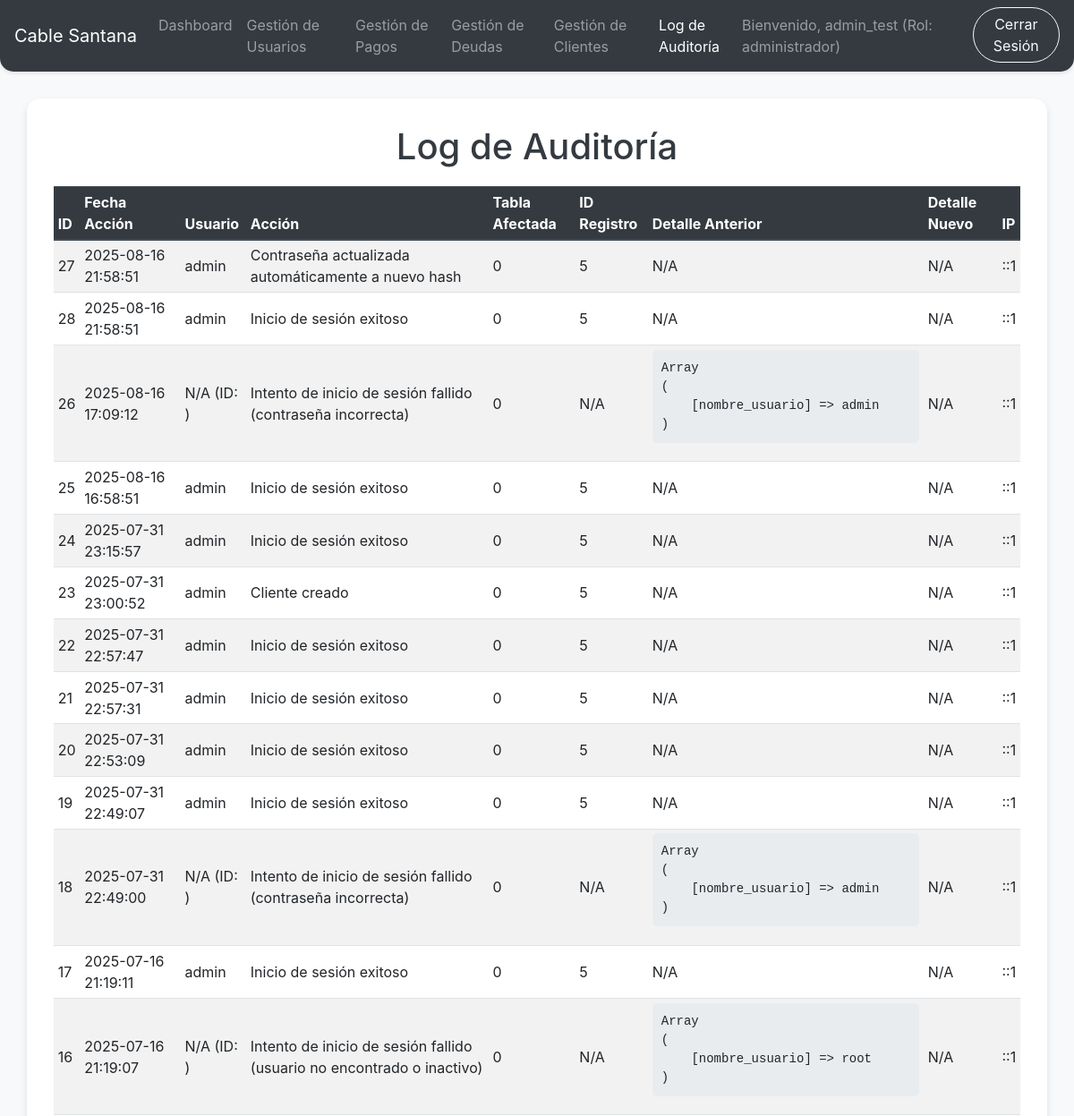
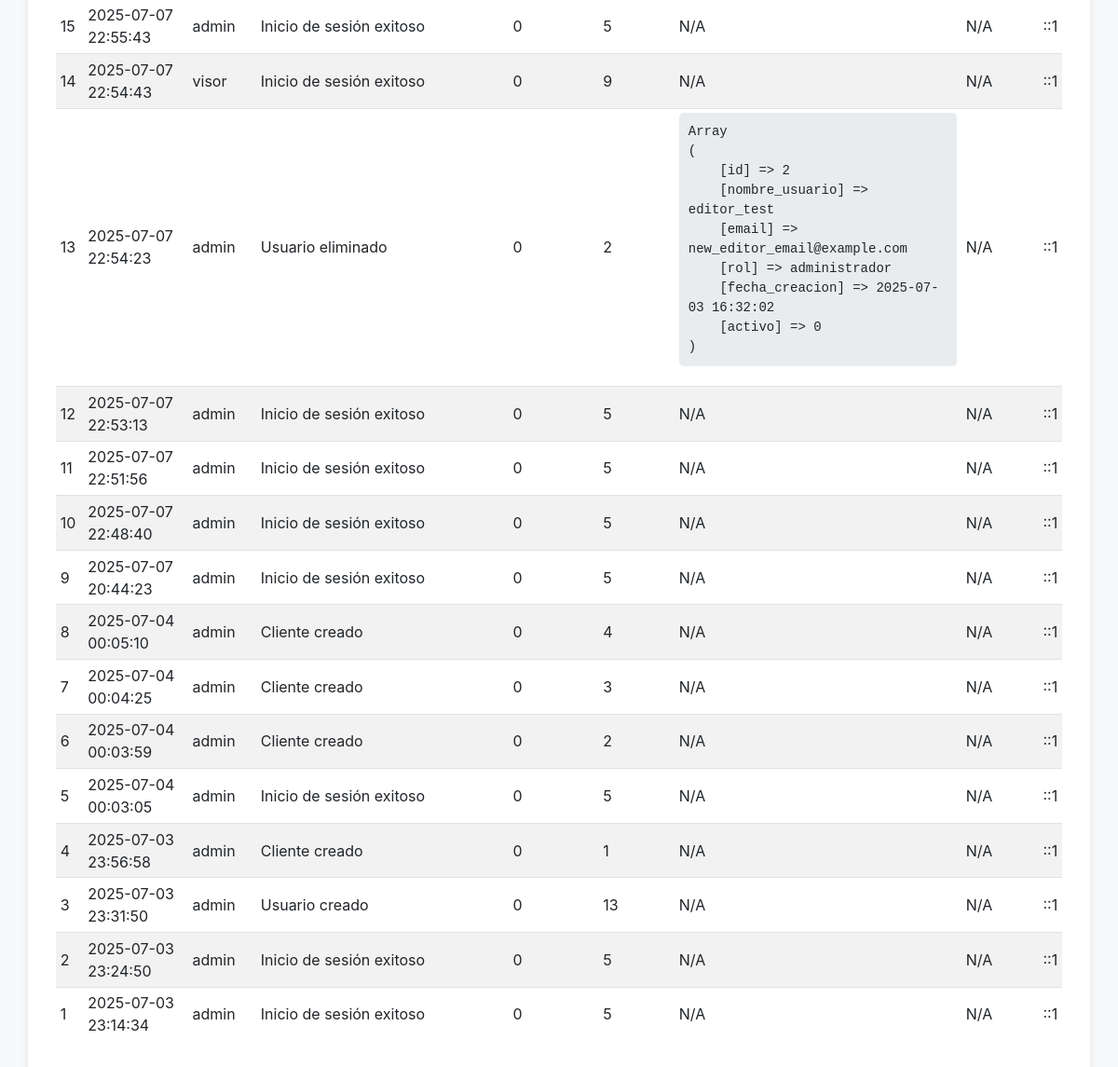
The app's page /audit_ui.php (signed in) with its own data (2 pictures, top to bottom).
### tables this page shows
CREATE TABLE `auditoria` (
  `id` int(11) NOT NULL,
  `usuario_id` int(11) DEFAULT NULL,
  `accion` varchar(255) NOT NULL,
  `tabla_afectada` varchar(100) DEFAULT NULL,
  `registro_afectado_id` int(11) DEFAULT NULL,
  `detalle_anterior` text DEFAULT NULL,
  `detalle_nuevo` text DEFAULT NULL,
  `direccion_ip` varchar(45) DEFAULT NULL,
  `fecha_accion` timestamp NOT NULL DEFAULT current_timestamp()
);

CREATE TABLE `usuario` (
  `id` int(11) NOT NULL,
  `nombre_usuario` varchar(50) NOT NULL,
  `contrasena` varchar(255) NOT NULL,
  `email` varchar(100) DEFAULT NULL,
  `rol` enum('administrador','editor','visor','cliente') NOT NULL,
  `fecha_creacion` timestamp NOT NULL DEFAULT current_timestamp(),
  `activo` tinyint(1) DEFAULT 1
);

### audit_model.php (called while the page is built, shortened)
<?php
function getAllAuditLogs() {
    $conn = connectDB();
    $sql = "SELECT a.*, u.nombre_usuario FROM auditoria a LEFT JOIN usuario u ON a.usuario_id = u.id ORDER BY a.fecha_accion DESC";
    $result = $conn->query($sql);
    $logs = [];
    if ($result->num_rows > 0) {
        while ($row = $result->fetch_assoc()) {
            $logs[] = $row;
        }
    }
    return $logs;
}
?>

### audit_ui.php (the view, shortened to what this page needs)
<?php
require_once 'audit_model.php';
$audit_logs = getAllAuditLogs();
?>
<!DOCTYPE html>
<html lang="es">
<head>
    <link rel="stylesheet" href="https://stackpath.bootstrapcdn.com/bootstrap/4.5.2/css/bootstrap.min.css">
    <link rel="stylesheet" href="https://cdnjs.cloudflare.com/ajax/libs/font-awesome/5.15.1/css/all.min.css">
</head>
<body>
    <nav class="navbar navbar-expand-lg navbar-dark bg-dark">
        <a class="navbar-brand" href="dashboard.php">Cable Santana</a>
        <div class="collapse navbar-collapse" id="navbarNav">
            <ul class="navbar-nav mr-auto">
                <li class="nav-item">
                    <a class="nav-link" href="dashboard.php">Dashboard</a>
                </li>
                <li class="nav-item">
                    <a class="nav-link" href="users_ui.php">Gestión de Usuarios</a>
                </li>
                <li class="nav-item">
                    <a class="nav-link" href="payments_ui.php">Gestión de Pagos</a>
                </li>
                <li class="nav-item">
                    <a class="nav-link" href="debts_ui.php">Gestión de Deudas</a>
                </li>
                <li class="nav-item">
                    <a class="nav-link" href="clients_ui.php">Gestión de Clientes</a>
                </li>
                <li class="nav-item active">
                    <a class="nav-link" href="audit_ui.php">Log de Auditoría <span class="sr-only">(current)</span></a>
                </li>
            </ul>
            <ul class="navbar-nav ml-auto">
                <li class="nav-item">
                    <span class="navbar-text mr-3">
                        Bienvenido, <?php echo htmlspecialchars($_SESSION['username']); ?> (Rol: <?php echo htmlspecialchars($_SESSION['rol']); ?>)
                    </span>
                </li>
                <li class="nav-item">
                    <a class="btn btn-outline-light rounded-pill" href="logout.php">Cerrar Sesión</a>
                </li>
            </ul>
        </div>
    </nav>
    <div class="container">
        <h1 class="text-center">Log de Auditoría</h1>
        <?php if (!empty($audit_logs)): ?>
            <div class="table-responsive">
                <table class="table table-striped table-hover table-sm">
                    <thead class="thead-dark">
                        <tr>
                            <th>ID</th>
                            <th>Fecha Acción</th>
                            <th>Usuario</th>
                            <th>Acción</th>
                            <th>Tabla Afectada</th>
                            <th>ID Registro</th>
                            <th>Detalle Anterior</th>
                            <th>Detalle Nuevo</th>
                            <th>IP</th>
                        </tr>
                    </thead>
                    <tbody>
                        <?php foreach ($audit_logs as $log): ?>
                            <tr>
                                <td><?php echo htmlspecialchars($log['id']); ?></td>
                                <td><?php echo htmlspecialchars($log['fecha_accion']); ?></td>
                                <td><?php echo htmlspecialchars($log['nombre_usuario'] ?? 'N/A (ID: ' . $log['usuario_id'] . ')'); ?></td>
                                <td><?php echo htmlspecialchars($log['accion']); ?></td>
                                <td><?php echo htmlspecialchars($log['tabla_afectada'] ?? 'N/A'); ?></td>
                                <td><?php echo htmlspecialchars($log['registro_afectado_id'] ?? 'N/A'); ?></td>
                                <td>
                                    <?php if (!empty($log['detalle_anterior'])): ?>
                                        <pre><?php print_r(json_decode($log['detalle_anterior'], true) ?? $log['detalle_anterior']); ?></pre>
                                    <?php else: ?>
                                        N/A
                                    <?php endif; ?>
                                </td>
                                <td>
                                    <?php if (!empty($log['detalle_nuevo'])): ?>
                                        <pre><?php print_r(json_decode($log['detalle_nuevo'], true) ?? $log['detalle_nuevo']); ?></pre>
                                    <?php else: ?>
                                        N/A
                                    <?php endif; ?>
                                </td>
                                <td><?php echo htmlspecialchars($log['direccion_ip'] ?? 'N/A'); ?></td>
                            </tr>
                        <?php endforeach; ?>
                    </tbody>
                </table>
            </div>
        <?php else: ?>
            <p class="text-center">No hay registros de auditoría.</p>
        <?php endif; ?>
    </div>
</body>
</html>

### audit_ui.php (style rules this page uses)
body { font-family: 'Inter', sans-serif; background-color: #f8f9fa; }
.container { margin-top: 30px; margin-bottom: 30px; background-color: #ffffff; padding: 30px; border-radius: 15px; box-shadow: 0 4px 8px rgba(0,0,0,0.1); }
h1 { color: #343a40; margin-bottom: 20px; }
.table th, .table td { vertical-align: middle; }
.table-responsive { margin-top: 20px; }
.navbar { border-radius: 0 0 15px 15px; box-shadow: 0 2px 4px rgba(0,0,0,0.1); }
pre { background-color: #e9ecef; padding: 10px; border-radius: 5px; white-space: pre-wrap; word-wrap: break-word; }

### records on screen
auditoria: id "27", fecha_accion "2025-08-16 21:58:51", usuario.nombre_usuario "admin", accion "Contraseña actualizada automáticamente a nuevo hash", tabla_afectada "0", registro_afectado "5", shows "N/A", direccion_ip "::1"
auditoria: id "28", fecha_accion "2025-08-16 21:58:51", usuario.nombre_usuario "admin", accion "Inicio de sesión exitoso", tabla_afectada "0", registro_afectado "5", shows "N/A", direccion_ip "::1"
auditoria: id "26", fecha_accion "2025-08-16 17:09:12", nombre_usuario "N/A (ID: )", accion "Intento de inicio de sesión fallido (contraseña incorrecta)", tabla_afectada "0", registro_afectado "N/A", detalle_anterior "Array ( [nombre_usuario] => admin )", direccion_ip "::1"
auditoria: id "25", fecha_accion "2025-08-16 16:58:51", usuario.nombre_usuario "admin", accion "Inicio de sesión exitoso", tabla_afectada "0", registro_afectado "5", shows "N/A", direccion_ip "::1"
auditoria: id "24", fecha_accion "2025-07-31 23:15:57", usuario.nombre_usuario "admin", accion "Inicio de sesión exitoso", tabla_afectada "0", registro_afectado "5", shows "N/A", direccion_ip "::1"
auditoria: id "23", fecha_accion "2025-07-31 23:00:52", usuario.nombre_usuario "admin", accion "Cliente creado", tabla_afectada "0", registro_afectado "5", shows "N/A", detalle_nuevo "N/A", direccion_ip "::1"
auditoria: id "22", fecha_accion "2025-07-31 22:57:47", usuario.nombre_usuario "admin", accion "Inicio de sesión exitoso", tabla_afectada "0", registro_afectado "5", shows "N/A", direccion_ip "::1"
auditoria: id "21", fecha_accion "2025-07-31 22:57:31", usuario.nombre_usuario "admin", accion "Inicio de sesión exitoso", tabla_afectada "0", registro_afectado "5", shows "N/A", direccion_ip "::1"
auditoria: id "20", fecha_accion "2025-07-31 22:53:09", usuario.nombre_usuario "admin", accion "Inicio de sesión exitoso", tabla_afectada "0", registro_afectado "5", shows "N/A", direccion_ip "::1"
auditoria: id "19", fecha_accion "2025-07-31 22:49:07", usuario.nombre_usuario "admin", accion "Inicio de sesión exitoso", tabla_afectada "0", registro_afectado "5", shows "N/A", direccion_ip "::1"
auditoria: id "18", fecha_accion "2025-07-31 22:49:00", nombre_usuario "N/A (ID: )", accion "Intento de inicio de sesión fallido (contraseña incorrecta)", tabla_afectada "0", registro_afectado "N/A", detalle_anterior "Array ( [nombre_usuario] => admin )", direccion_ip "::1"
auditoria: id "17", fecha_accion "2025-07-16 21:19:11", usuario.nombre_usuario "admin", accion "Inicio de sesión exitoso", tabla_afectada "0", registro_afectado "5", shows "N/A", direccion_ip "::1"
auditoria: id "16", fecha_accion "2025-07-16 21:19:07", nombre_usuario "N/A (ID: )", accion "Intento de inicio de sesión fallido (usuario no encontrado o inactivo)", tabla_afectada "0", registro_afectado "N/A", detalle_anterior "Array ( [nombre_usuario] => root )", direccion_ip "::1"
auditoria: id "15", fecha_accion "2025-07-07 22:55:43", usuario.nombre_usuario "admin", accion "Inicio de sesión exitoso", tabla_afectada "0", registro_afectado "5", shows "N/A", direccion_ip "::1"
auditoria: id "14", fecha_accion "2025-07-07 22:54:43", usuario.nombre_usuario "visor", accion "Inicio de sesión exitoso", tabla_afectada "0", registro_afectado "9", shows "N/A", direccion_ip "::1"
auditoria: id "13", fecha_accion "2025-07-07 22:54:23", usuario.nombre_usuario "admin", accion "Usuario eliminado", tabla_afectada "0", registro_afectado "2", detalle_anterior "Array ( [id] => 2 [nombre_usuario] => editor_test [email] => new_editor_email@example.com [rol] => administrador [fecha_creacion] => 2025-07-03 16:32:02 [activo] => 0 )", shows "N/A", direccion_ip "::1"
auditoria: id "12", fecha_accion "2025-07-07 22:53:13", usuario.nombre_usuario "admin", accion "Inicio de sesión exitoso", tabla_afectada "0", registro_afectado "5", shows "N/A", direccion_ip "::1"
auditoria: id "11", fecha_accion "2025-07-07 22:51:56", usuario.nombre_usuario "admin", accion "Inicio de sesión exitoso", tabla_afectada "0", registro_afectado "5", shows "N/A", direccion_ip "::1"
auditoria: id "10", fecha_accion "2025-07-07 22:48:40", usuario.nombre_usuario "admin", accion "Inicio de sesión exitoso", tabla_afectada "0", registro_afectado "5", shows "N/A", direccion_ip "::1"
auditoria: id "9", fecha_accion "2025-07-07 20:44:23", usuario.nombre_usuario "admin", accion "Inicio de sesión exitoso", tabla_afectada "0", registro_afectado "5", shows "N/A", direccion_ip "::1"
auditoria: id "8", fecha_accion "2025-07-04 00:05:10", usuario.nombre_usuario "admin", accion "Cliente creado", tabla_afectada "0", registro_afectado "4", shows "N/A", detalle_nuevo "N/A", direccion_ip "::1"
auditoria: id "7", fecha_accion "2025-07-04 00:04:25", usuario.nombre_usuario "admin", accion "Cliente creado", tabla_afectada "0", registro_afectado "3", shows "N/A", detalle_nuevo "N/A", direccion_ip "::1"
auditoria: id "6", fecha_accion "2025-07-04 00:03:59", usuario.nombre_usuario "admin", accion "Cliente creado", tabla_afectada "0", registro_afectado "2", shows "N/A", detalle_nuevo "N/A", direccion_ip "::1"
auditoria: id "5", fecha_accion "2025-07-04 00:03:05", usuario.nombre_usuario "admin", accion "Inicio de sesión exitoso", tabla_afectada "0", registro_afectado "5", shows "N/A", direccion_ip "::1"
auditoria: id "4", fecha_accion "2025-07-03 23:56:58", usuario.nombre_usuario "admin", accion "Cliente creado", tabla_afectada "0", registro_afectado "1", shows "N/A", detalle_nuevo "N/A", direccion_ip "::1"
auditoria: id "3", fecha_accion "2025-07-03 23:31:50", usuario.nombre_usuario "admin", accion "Usuario creado", tabla_afectada "0", registro_afectado "13", shows "N/A", detalle_nuevo "N/A", direccion_ip "::1"
auditoria: id "2", fecha_accion "2025-07-03 23:24:50", usuario.nombre_usuario "admin", accion "Inicio de sesión exitoso", tabla_afectada "0", registro_afectado "5", shows "N/A", direccion_ip "::1"
auditoria: id "1", fecha_accion "2025-07-03 23:14:34", usuario.nombre_usuario "admin", accion "Inicio de sesión exitoso", tabla_afectada "0", registro_afectado "5", shows "N/A", direccion_ip "::1"

### other values on screen
$_SESSION['username'] "admin_test"
$_SESSION['rol'] "administrador"
